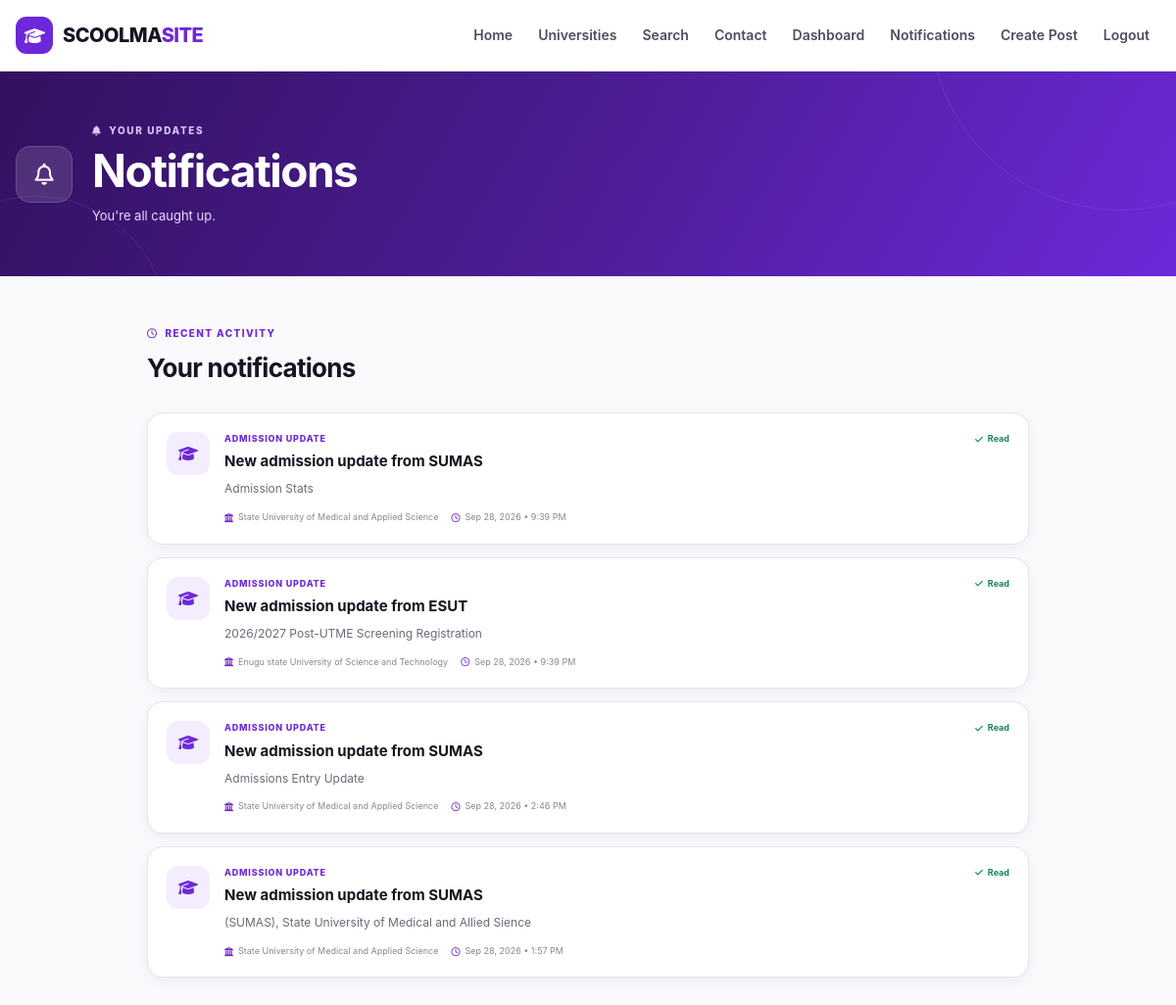
The app's page /notifications/ (signed in) with its own data.
### notifications/models.py (models this page shows, shortened)
class Notification(models.Model):
    NOTIFICATION_TYPES = [
        ("admission", "Admission Update"),
        ("post", "University Post"),
        ("system", "System Notification"),
    ]
    recipient = models.ForeignKey(
        User,
        on_delete=models.CASCADE,
        related_name="notifications"
    )
    university = models.ForeignKey(
        "uni.University",
        on_delete=models.CASCADE,
        null=True,
        blank=True,
        related_name="notifications"
    )
    admission_update = models.ForeignKey(
        "admissions.AdmissionUpdate",
        on_delete=models.CASCADE,
        null=True,
        blank=True,
        related_name="notifications"
    )
    notification_type = models.CharField(
        max_length=30,
        choices=NOTIFICATION_TYPES,
        default="system"
    )
    title = models.CharField(
        max_length=200
    )
    message = models.TextField()
    is_read = models.BooleanField(
        default=False
    )
    created_at = models.DateTimeField(
        auto_now_add=True
    )
    class Meta:
        ordering = ["-created_at"]
        constraints = [
            models.UniqueConstraint(
                fields=[
                    "recipient",
                    "admission_update"
                ],
                name="unique_admission_notification"
            )
        ]

### uni/models.py (models this page shows, shortened)
class University(models.Model):
    name = models.CharField(max_length=200)
    short_name = models.CharField(max_length=50, blank=True)
    country = models.CharField(max_length=100, default="Nigeria")
    state = models.CharField(max_length=100, blank=True)
    city = models.CharField(max_length=100, blank=True)
    description = models.TextField(blank=True)
    logo = models.ImageField(
        upload_to="universities/logos/",
        blank=True,
        null=True
    )
    cover_image = models.ImageField(
        upload_to="universities/covers/",
        blank=True,
        null=True
    )
    website = models.URLField(blank=True)
    is_verified = models.BooleanField(default=False)
    created_at = models.DateTimeField(auto_now_add=True)
    updated_at = models.DateTimeField(auto_now=True)
    slug = models.SlugField(max_length=200, unique=True, null=True)
    class Meta:
        ordering = ["name"]

### notifications/views.py (the view)
@login_required
def notification_list(request):
    notifications = Notification.objects.filter(
        recipient=request.user
    ).select_related(
        "university",
        "admission_update"
    )
    unread_count = notifications.filter(
        is_read=False
    ).count()
    return render(
        request,
        "notifications/list.html",
        {
            "notifications": notifications,
            "unread_count": unread_count,
        }
    )

### notifications/context_processors.py (called while the page is built)
def notification_count(request):
    if not request.user.is_authenticated:
        return {
            "unread_notification_count": 0
        }
    count = Notification.objects.filter(
        recipient=request.user,
        is_read=False
    ).count()
    return {
        "unread_notification_count": count
    }

### templates/notifications/list.html (shortened to what this page needs)
{% extends "base.html" %}
{% load static %}
{% block page_css %}
<link rel="stylesheet" href="{% static 'css/notification-list.css' %}">
{% endblock %}
{% block content %}
<main class="notifications-page">
<section class="notifications-header">
    <div class="notifications-header-inner">
        <div class="notifications-header-icon">
            <i class="fa-regular fa-bell"></i>
        </div>
        <div>
            <p class="notifications-eyebrow">
                <i class="fa-solid fa-bell"></i>
                YOUR UPDATES
            </p>
            <h1>
                Notifications
            </h1>
            {% if unread_count %}
                <p>
                    You have
                    <strong>{{ unread_count }}</strong>
                    unread notification{{ unread_count|pluralize }}.
                </p>
            {% else %}
                <p>
                    You're all caught up.
                </p>
            {% endif %}
        </div>
    </div>
</section>
<section class="notifications-content">
    <div class="notifications-toolbar">
        <div>
            <p class="notifications-section-label">
                <i class="fa-regular fa-clock"></i>
                RECENT ACTIVITY
            </p>
            <h2>
                Your notifications
            </h2>
        </div>
    </div>
    <div class="notifications-list">
        {% for notification in notifications %}
            <article
                class="notification-card {% if not notification.is_read %}notification-unread{% endif %}"
            >
                <div class="notification-icon">
                    {% if notification.notification_type == "admission" %}
                        <i class="fa-solid fa-graduation-cap"></i>
                    {% elif notification.notification_type == "post" %}
                        <i class="fa-solid fa-pen-to-square"></i>
                    {% else %}
                        <i class="fa-solid fa-bell"></i>
                    {% endif %}
                </div>
                <div class="notification-main">
                    <div class="notification-top">
                        <div>
                            <div class="notification-type">
                                {% if notification.notification_type == "admission" %}
                                    Admission Update
                                {% elif notification.notification_type == "post" %}
                                    University Post
                                {% else %}
                                    StudentMedia
                                {% endif %}
                            </div>
                            <h3>
                                {{ notification.title }}
                            </h3>
                        </div>
                        {% if not notification.is_read %}
                            <span class="unread-dot">
                                <span></span>
                                Unread
                            </span>
                        {% else %}
                            <span class="read-label">
                                <i class="fa-solid fa-check"></i>
                                Read
                            </span>
                        {% endif %}
                    </div>
                    <p class="notification-message">
                        {{ notification.message }}
                    </p>
                    <div class="notification-meta">
                        {% if notification.university %}
                            <span>
                                <i class="fa-solid fa-building-columns"></i>
                                {{ notification.university.name }}
                            </span>
                        {% endif %}
                        <span>
                            <i class="fa-regular fa-clock"></i>
                            {{ notification.created_at|date:"M d, Y • g:i A" }}
                        </span>
                    </div>
                </div>
            </article>
        {% endfor %}
    </div>
</section>
</main>
{% endblock %}

### static/css/base.css (style rules this page uses)
:root { --purple: #6d28d9; --purple-dark: #4c1d95; --purple-deep: #32115f; --purple-soft: #f3edff; --ink: #171321; --muted: #6f687a; --white: #ffffff; --surface: #faf9fc; --border: #e8e4ee; --success: #16845b; --danger: #d63b4a; --shadow-sm: 0 4px 14px rgba(31, 20, 51, 0.06); --shadow-md: 0 12px 30px rgba(31, 20, 51, 0.10); --radius-sm: 10px; --radius-md: 16px; --radius-lg: 24px; --container: 1180px; }
* { box-sizing: border-box; margin: 0; padding: 0; }
html { scroll-behavior: smooth; }
body { min-height: 100vh; background: var(--surface); color: var(--ink); font-family: Inter, -apple-system, BlinkMacSystemFont, "Segoe UI", sans-serif; line-height: 1.6; }
main { min-height: 60vh; }

### static/css/notification-list.css (style rules this page uses)
.notifications-page { min-height: calc(100vh - 72px); background: var(--surface); }
.notifications-header { position: relative; overflow: hidden; background: linear-gradient( 120deg, var(--purple-deep), var(--purple-dark), var(--purple) ); color: white; }
.notifications-header::before { content: ""; position: absolute; width: 390px; height: 390px; right: -140px; top: -250px; border: 1px solid rgba(255, 255, 255, 0.08); border-radius: 50%; }
.notifications-header::after { content: ""; position: absolute; width: 270px; height: 270px; left: -100px; bottom: -190px; border: 1px solid rgba(255, 255, 255, 0.08); border-radius: 50%; }
.notifications-header-inner { position: relative; z-index: 2; width: min(calc(100% - 32px), var(--container)); margin: 0 auto; padding: 52px 0; display: flex; align-items: center; gap: 20px; }
.notifications-header-icon { width: 58px; height: 58px; flex-shrink: 0; display: grid; place-items: center; border-radius: 15px; background: rgba(255, 255, 255, 0.13); border: 1px solid rgba(255, 255, 255, 0.15); font-size: 22px; }
.notifications-eyebrow { display: flex; align-items: center; gap: 7px; margin: 0 0 8px; color: #d9c7ff; font-size: 10px; font-weight: 800; letter-spacing: 1.6px; }
.notifications-header h1 { margin: 0; color: white; font-size: clamp(32px, 5vw, 46px); line-height: 1.1; letter-spacing: -1.5px; }
.notifications-header-inner > div:last-child > p:last-child { margin: 10px 0 0; color: #e8dcf7; font-size: 13px; line-height: 1.6; }
.notifications-content { width: min(calc(100% - 32px), 900px); margin: 0 auto; padding: 50px 0 80px; }
.notifications-toolbar { display: flex; align-items: flex-end; justify-content: space-between; gap: 20px; margin-bottom: 24px; }
.notifications-section-label { display: flex; align-items: center; gap: 7px; margin: 0 0 7px; color: var(--purple); font-size: 10px; font-weight: 800; letter-spacing: 1.4px; }
.notifications-toolbar h2 { margin: 0; color: var(--ink); font-size: 26px; letter-spacing: -0.7px; }
.notifications-list { display: grid; gap: 13px; }
.notification-card { position: relative; display: flex; align-items: flex-start; gap: 15px; padding: 19px; background: white; border: 1px solid var(--border); border-radius: var(--radius-md); box-shadow: var(--shadow-sm); transition: transform 0.2s ease, box-shadow 0.2s ease, border-color 0.2s ease; }
.notification-icon { width: 44px; height: 44px; flex-shrink: 0; display: grid; place-items: center; border-radius: 12px; background: var(--purple-soft); color: var(--purple); font-size: 16px; }
.notification-main { min-width: 0; flex: 1; }
.notification-top { display: flex; align-items: flex-start; justify-content: space-between; gap: 15px; }
.notification-type { margin-bottom: 5px; color: var(--purple); font-size: 9px; font-weight: 800; letter-spacing: 0.8px; text-transform: uppercase; }
.notification-top h3 { margin: 0; color: var(--ink); font-size: 15px; line-height: 1.4; }
.notification-message { margin: 8px 0 0; color: var(--muted); font-size: 12px; line-height: 1.65; }
.notification-meta { display: flex; align-items: center; flex-wrap: wrap; gap: 13px; margin-top: 12px; color: #8b8594; font-size: 9px; }
.notification-meta span { display: inline-flex; align-items: center; gap: 5px; }
.notification-meta i { color: var(--purple); }
.unread-dot, .read-label { display: inline-flex; align-items: center; gap: 5px; flex-shrink: 0; font-size: 9px; font-weight: 750; }
.read-label { color: var(--success); }

### records on screen
Notification: notification_type "admission" (drawn), title "New admission update from SUMAS", is_read True (drawn), message "Admission Stats", university.name "State University of Medical and Applied Science", created_at "Sep 28, 2026 • 9:39 PM"
Notification: notification_type "admission" (drawn), title "New admission update from ESUT", is_read True (drawn), message "2026/2027 Post-UTME Screening Registration", university.name "Enugu state University of Science and Technology", created_at "Sep 28, 2026 • 9:39 PM"
Notification: notification_type "admission" (drawn), title "New admission update from SUMAS", is_read True (drawn), message "Admissions Entry Update", university.name "State University of Medical and Applied Science", created_at "Sep 28, 2026 • 2:46 PM"
Notification: notification_type "admission" (drawn), title "New admission update from SUMAS", is_read True (drawn), message "(SUMAS), State University of Medical and Allied Sience", university.name "State University of Medical and Applied Science", created_at "Sep 28, 2026 • 1:57 PM"
